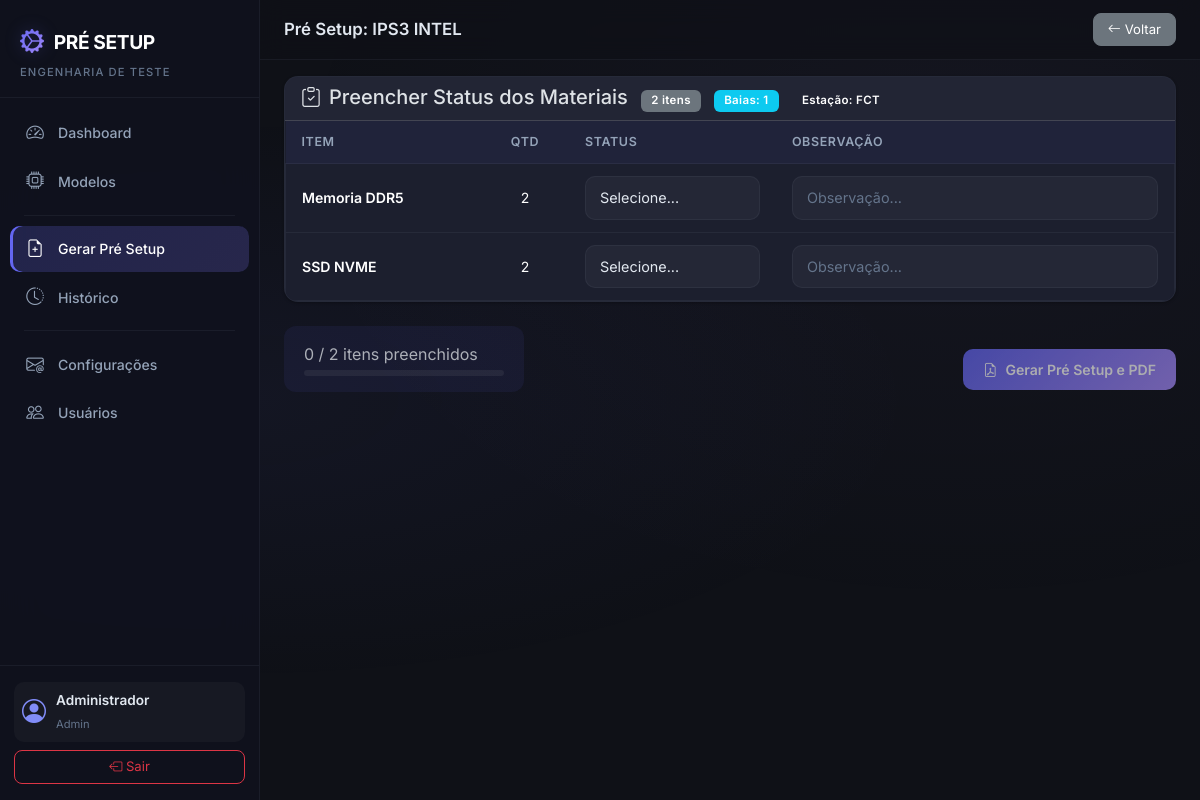
The app's page /setup/generate/3 (signed in), older data.
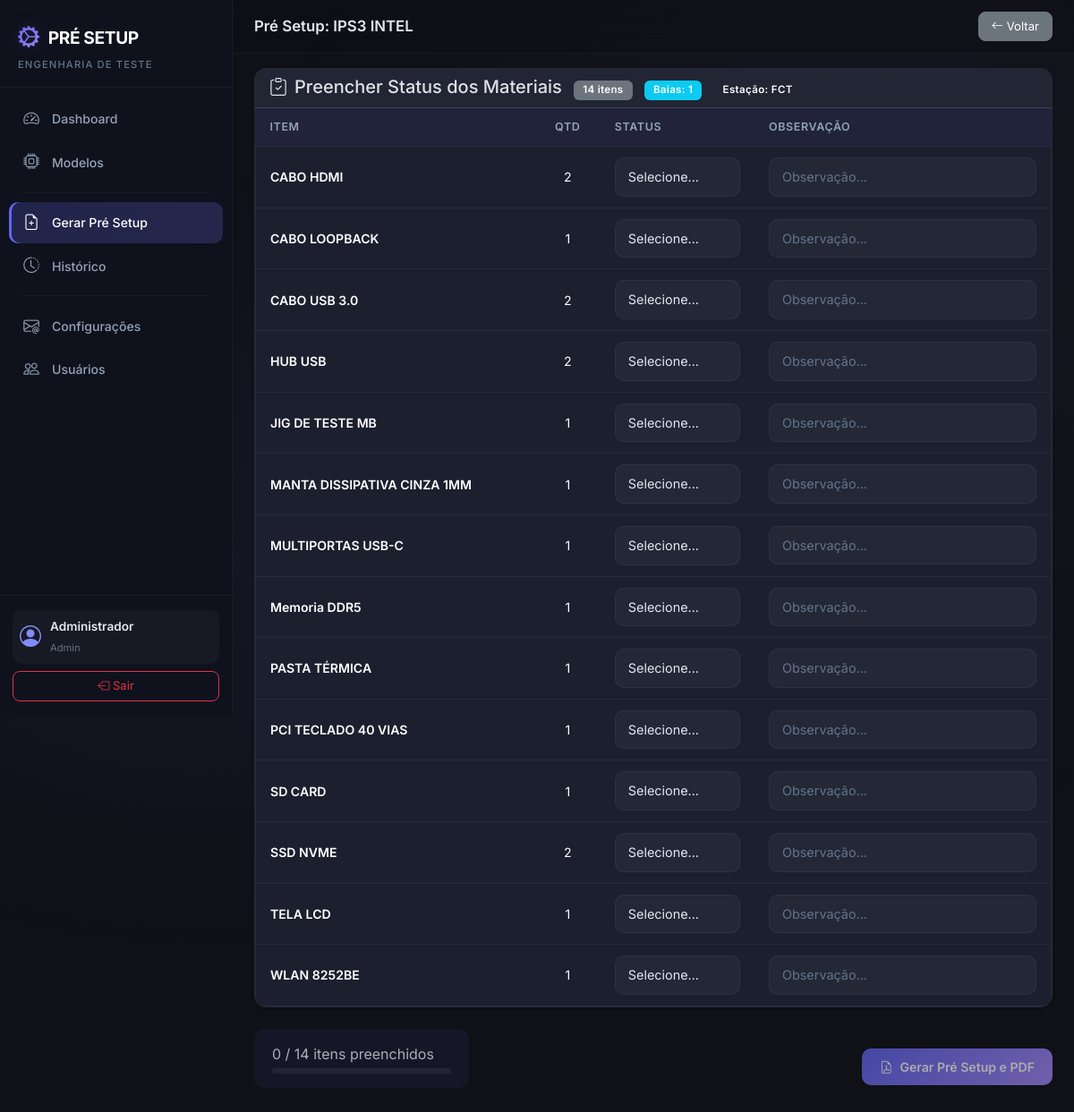
The same page, newer data.
### app/models.py (models this page shows, shortened)
class Item(db.Model):
    __tablename__ = 'items'
    id = db.Column(db.Integer, primary_key=True)
    product_model_id = db.Column(db.Integer, db.ForeignKey('product_models.id'), nullable=True) # Temporarily nullable for migration
    name = db.Column(db.String(200), nullable=False)
    internal_code = db.Column(db.String(50), unique=False, nullable=True) # Removing unique constraint for simplicity
    category = db.Column(db.String(50), nullable=False, default='GERAL')
    description = db.Column(db.Text, nullable=True)
    image_filename = db.Column(db.String(300), nullable=True)
    quantity = db.Column(db.Integer, nullable=False, default=1)
    is_active = db.Column(db.Boolean, default=True)
    created_at = db.Column(db.DateTime, default=datetime.utcnow)

### app/setup_requests/routes.py (the view)
@setup_bp.route('/generate/<int:model_id>')
@login_required
def generate_form(model_id):
    model = ProductModel.query.get_or_404(model_id)
    template_items = TemplateItem.query.filter_by(product_model_id=model_id).all()
    materials = Item.query.filter_by(product_model_id=model_id, is_active=True).order_by(Item.name).all()
    num_bays = request.args.get('num_bays', 1)
    station = request.args.get('station', model.station or 'FCT')
    return render_template('setup/generate_form.html',
                           model=model,
                           template_items=template_items,
                           materials=materials,
                           num_bays=num_bays,
                           station=station)

### app/models.py (called while the page is built)
@login_manager.user_loader
def load_user(user_id):
    return User.query.get(int(user_id))

    @property
    def is_active(self):
        return self.is_active_user

### app/templates/setup/generate_form.html (shortened to what this page needs)
{% extends "base.html" %}
{% block page_title %}Pré Setup: {{ model.name }}{% endblock %}
{% block page_actions %}
<a href="{{ url_for('setup_requests.generate_select') }}" class="btn btn-secondary btn-sm">
    <i class="bi bi-arrow-left me-1"></i>Voltar
</a>
{% endblock %}
{% block content %}
<form method="POST" action="{{ url_for('setup_requests.generate_submit', model_id=model.id) }}" id="setupForm">
    <div class="card card-custom mb-4">
        <div class="card-header card-header-custom">
            <h5 class="mb-0">
                <i class="bi bi-clipboard-check me-2"></i>Preencher Status dos Materiais
                <span class="badge bg-secondary ms-2">{{ materials | length }} itens</span>
                <span class="badge bg-info ms-2">Baias: {{ num_bays }}</span>
                <span class="badge bg-purple ms-2">Estação: {{ station }}</span>
            </h5>
        </div>
        <div class="card-body p-0">
            <div class="table-responsive">
                <table class="table table-custom mb-0">
                    <thead>
                        <tr>
                            <th>Item</th>
                            <th class="text-center">Qtd</th>
                            <th>Status</th>
                            <th>Observação</th>
                        </tr>
                    </thead>
                    <tbody>
                        {% for material in materials %}
                        <tr class="setup-item-row" data-item-id="{{ material.id }}">
                            <td class="fw-semibold">{{ material.name }}</td>
                            <td class="text-center">{{ material.quantity }}</td>
                            <td style="min-width: 140px;">
                                <select class="form-select form-select-sm status-select" name="status_{{ material.id }}" required
                                        onchange="handleStatusChange(this, {{ material.id }})">
                                    <option value="">Selecione...</option>
                                </select>
                            </td>
                            <td>
                                <input type="text" class="form-control form-control-sm" name="observation_{{ material.id }}"
                                       id="obs_{{ material.id }}" placeholder="Observação...">
                            </td>
                        </tr>
                        {% endfor %}
                    </tbody>
                </table>
            </div>
        </div>
    </div>
    <div class="d-flex justify-content-between align-items-center">
        <div class="setup-progress">
            <span class="text-muted" id="progressText">0 / {{ materials | length }} itens preenchidos</span>
            <div class="progress mt-1" style="width: 200px; height: 6px;">
            </div>
        </div>
        <button type="submit" class="btn btn-primary btn-lg" id="generateBtn">
            <i class="bi bi-file-earmark-pdf me-2"></i>Gerar Pré Setup e PDF
        </button>
    </div>
</form>
{% endblock %}

Row changes from the older to the newer data that the page shows:
added Item: name "CABO HDMI", quantity "2"
added Item: name "CABO LOOPBACK", quantity "1"
added Item: name "CABO USB 3.0", quantity "2"
added Item: name "HUB USB", quantity "2"
added Item: name "JIG DE TESTE MB", quantity "1"
added Item: name "MANTA DISSIPATIVA CINZA 1MM", quantity "1"
added Item: name "MULTIPORTAS USB-C", quantity "1"
changed Item "Memoria DDR5": quantity "2" → "1"
added Item: name "PASTA TÉRMICA", quantity "1"
added Item: name "PCI TECLADO 40 VIAS", quantity "1"
added Item: name "SD CARD", quantity "1"
added Item: name "TELA LCD", quantity "1"
added Item: name "WLAN 8252BE", quantity "1"
Text that changed along with them:
{{ materials | length }}: "2" → "14"
text written by a page script: "0 / 2 itens preenchidos" → "0 / 14 itens preenchidos"
